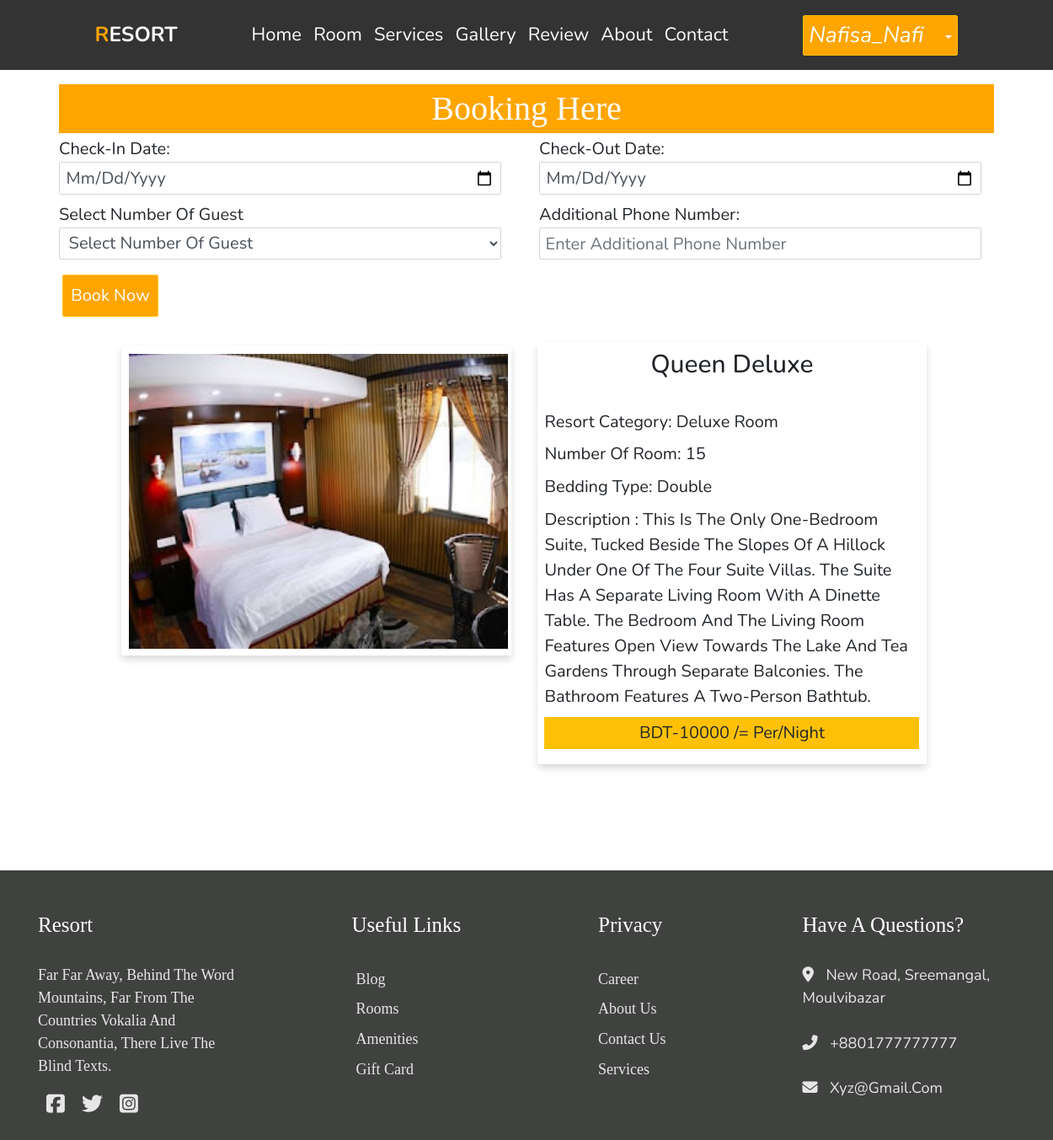
Page /selected_resort.php?resort_id=4 (signed in) on the committed database.
### tables this page shows
CREATE TABLE `add_resort` (
  `id` int(255) NOT NULL,
  `resort_name` varchar(255) NOT NULL,
  `troom` varchar(255) NOT NULL,
  `bed` varchar(255) NOT NULL,
  `number_room` int(255) NOT NULL,
  `price` varchar(255) NOT NULL,
  `description` text NOT NULL,
  `status` varchar(255) NOT NULL,
  `image` varchar(255) NOT NULL
);

### selected_resort.php (the view, shortened to what this page needs)
<?php
 include ('conn.php');
$room_id=$_GET['resort_id'];
?>
<!DOCTYPE html>
<html>
<head>
  <link rel="stylesheet" href="https://maxcdn.bootstrapcdn.com/bootstrap/4.5.2/css/bootstrap.min.css">
  <link rel="stylesheet" href="css/open-iconic-bootstrap.min.css">
  <link rel="stylesheet" href="css/style.css">
  <link rel="stylesheet" href="https://cdnjs.cloudflare.com/ajax/libs/font-awesome/5.15.3/css/all.min.css">
  <link rel="stylesheet" href="https://unpkg.com/swiper/swiper-bundle.min.css" />
  <link rel="stylesheet" href="css/font-awesome.min.css" type="text/css">
</head>
<body>
  <header>
    <a href="#" class="logo"><span>R</span>esort</a>
    <nav class="navbar">
      <a href="index.php">Home</a>
      <a href="room_view.php">Room</a>
      <a href="service.php">services</a>
      <a href="gallery.php">gallery</a>
      <a href="review.php">review</a>
      <a href="about.php">About</a>
      <a href="contact.php">contact</a>
    </nav>
    <div class="icons">
      <div class="dropdown float-right">
        <button type="button" class="btn btn-warning dropdown-toggle" data-toggle="dropdown">
         <?php
         if (isset($_SESSION['name']))
         {
          ?>
          <i  id="login-btn"><?php echo $_SESSION['name']; ?></i>
          <?php
        }
        else{
          ?>
          <i class="fas fa-user" id="login-btn"></i>
          <?php
        }
        ?>
      </button>
    </div>
  </div>
</header>
<?php
$sql=$con->query("SELECT * FROM `add_resort` WHERE `id`='$room_id'");
$row=mysqli_fetch_assoc($sql);
?>
<div class="container">
  <h1 style="font-family: cursive;;font-size: 40px;margin-top:100px; color: white;background-color: orange; text-align: center;padding: 5px;">Booking Here</h1>
</div>
<div class="container">
  <div class="row">
    <div style="font-size: 20px;" class="col-md-12">
      <form method="post" action="">
      <div class="row">
        <div class="col">
         <span>Check-In Date: </span> <input type="date" class="form-control" name="start_date" placeholder="Check-In Date">
        </div>
        <div class="col">
          Check-Out Date: <input type="date" class="form-control" name="end_date" placeholder="Check-Out Date">
        </div>
        <div class="col mt-3">
          Select Number Of Guest
          <select class="form-control" name="number_guest">
            <option value="">Select Number Of Guest</option>
          </select>
        </div>
        <div class="col mt-3">
         Additional Phone Number: <input type="text" class="form-control" name="ex_phone" placeholder="Enter Additional Phone Number">
        </div>
        <div class="col-md-4 float-right mt-4">
          <input style="font-size: 20px;" class="btn btn-warning p-3 m-2" type="submit" name="submit" value="Book Now">
        </div>
      </div>
    </form>
    </div>
    <div style="font-size: 20px; margin-left: 70px;" class="col-md-12 mt-5">
      <div  class="col-md-5 m-2 float-left shadow p-3 mb-5 bg-white rounded">
        <img style="width: 450px; height: 350px;" src="Dashboard/admin/images/<?php echo $row['image']; ?>">
      </div>
      <div class="col-md-5 ml-5 float-left shadow p-3 mb-5 bg-white rounded">
        <h2 style="font-size: 30px;" class="text-center h1"><?php  echo $row['resort_name']; ?></h2><br>
        <p> Resort Category: <?php echo $row['troom']; ?></p>
        <p> Number of Room: <?php echo $row['number_room']; ?></p>
        <p> Bedding Type: <?php echo $row['bed']; ?></p>
        <p>Description : <?php echo $row['description']; ?></p>
        <p class="bg-warning p-2 text-center">BDT-<?php echo $row['price']." /=   per/night"; ?></p>
      </div>
    </div>
  </div>
</div>
<footer style="background-color: #404240; margin-top: 100px;" class="ftco-footer ">
  <div class="container-fluid">
    <div class="row">
      <div class="col-md">
        <div style="margin-left: 30px;" class="ftco-footer-widget">
          <h2 class="ftco-heading-2">Resort</h2><br><br>
          <p>Far far away, behind the word mountains, far from the countries Vokalia and Consonantia, there live the blind texts.</p>
          <ul class="ftco-footer-social list-unstyled">
            <li  class="ftco-animate"><a href="#"><span style="font-size: 25px;" class="fab fa-facebook-square"></span></a></li>
            <li class="ftco-animate"><a href="#"><span style="font-size: 25px;" class="fab fa-twitter"></span></a></li>
            <li class="ftco-animate"><a href="#"><span style="font-size: 25px;" class="fab fa-instagram-square"></span></a></li>
          </ul>
        </div>
      </div>
      <div class="col-md">
        <div style="margin-left: 90px;"  class="ftco-footer-widget">
          <h2 class="ftco-heading-2">Useful Links</h2><br><br>
          <ul class="list-unstyled">
            <li><a style="margin-left: 5px;" href="#" class="py-2 d-block">Blog</a></li>
            <li><a style="margin-left: 5px;" href="#" class="py-2 d-block">Rooms</a></li>
            <li><a style="margin-left: 5px;" href="#" class="py-2 d-block">Amenities</a></li>
            <li><a style="margin-left: 5px;" href="#" class="py-2 d-block">Gift Card</a></li>
          </ul>
        </div>
      </div>
      <div class="col-md">
       <div style="margin-left: 70px;" class="ftco-footer-widget">
        <h2 class="ftco-heading-2">Privacy</h2><br><br>
        <ul class="list-unstyled">
          <li><a href="#" class="py-2 d-block">Career</a></li>
          <li><a href="#" class="py-2 d-block">About Us</a></li>
          <li><a href="#" class="py-2 d-block">Contact Us</a></li>
          <li><a href="#" class="py-2 d-block">Services</a></li>
        </ul>
      </div>
    </div>
    <div class="col-md">
      <div class="ftco-footer-widget">
        <h2 class="ftco-heading-2">Have a Questions?</h2><br><br>
        <div class="block-23">
          <ul style="list-style-type: none;">
            <li><span class="fas fa-map-marker-alt"></span> <span style="margin-left: 10px;" class="text">New road, Sreemangal, Moulvibazar</span></li><br><br>
            <li><a href="#"><span class="fas fa-phone-alt"></span> <span style="margin-left: 10px;" class="text">+8801777777777</span></a></li><br><br>
            <li><a href="#"><span class="fas fa-envelope"></span> <span style="margin-left: 10px;" class="text">xyz@gmail.com</span></a></li>
          </ul><br><br><br>
        </div>
      </div>
    </div>
  </div>
</div>
</footer>
</body>
</html>

### css/style.css (style rules this page uses)
:root { --orange:#ffa500; }
* { font-family: 'Nunito', sans-serif; margin:0; padding:0; box-sizing: border-box; text-transform: capitalize; outline: none; border:none; text-decoration: none; transition: all .2s linear; }
html { font-size: 55%; overflow-x: hidden; scroll-padding-top: 6rem; scroll-behavior: smooth; }
.btn { display: inline-block; background:var(--orange); color:#fff; cursor: pointer; font-size: 1.7rem; }
header { position: fixed; top:0; left: 0; right:0; background:#333; z-index: 1000; display: flex; align-items: center; justify-content: space-between; padding:2rem 9%; }
header .logo { font-size: 2.8rem; font-weight: bolder; color:#fff; text-transform: uppercase; text-decoration: none; }
header .logo span { color:var(--orange); }
header .navbar a { color:#fff; font-size: 2.5rem; margin:0 .8rem; text-decoration: none; }
header .icons i { font-size: 3rem; color:#fff; cursor: pointer; margin-right: 2rem; }
.form-control { font-size: 20px; width: 525px; }
.col-md h2 { font-size: 25px; color: white; font-family: cursive; margin-top: 50px; }
.col-md p { font-family: cursive; font-size: 18px; color: #e6e6e6; }
.col-md ul li { font-family: cursive; font-size: 18px; color: #e6e6e6; }
.col-md ul li a { text-decoration: none; }
.ftco-animate { float: left; padding: 10px; border-radius: 10px; }
.col-md ul li a { font-family: cursive; font-size: 18px; color: #e6e6e6; }

### rows in the picture
add_resort: image (picture), resort_name "Queen Deluxe", troom "Deluxe Room", number_room "15", bed "Double", description "This Is The Only One-Bedroom Suite, Tucked Beside The Slopes Of A Hillock Under One Of The Four Suite Villas. The Suite Has A Separate Living Room With A Dinette Table. The Bedroom And The Living Room Features Open View Towards The Lake And Tea Gardens Through Separate Balconies. The Bathroom Features A Two-Person Bathtub.", price "10000"

### other values in the picture
$_SESSION['name'] "Nafisa_Nafi"
